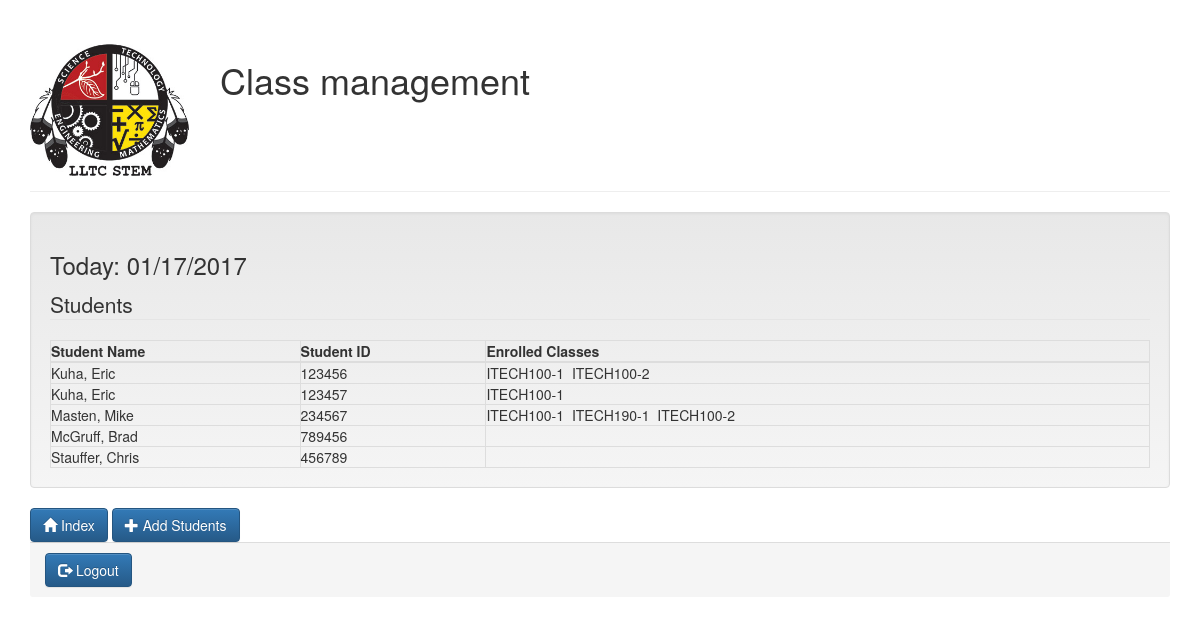
/instructor/student_list/ (signed in), run on the app's committed database.
### attendance/models.py (models this page shows, shortened)
class Student(models.Model):
    first_name = models.CharField(max_length=30)
    last_name = models.CharField(max_length=30)
    student_id = models.CharField(max_length=6, unique=True)

class Class(models.Model):
    SPRING = 0
    FALL = 1
    SEMESTERS = (
        (SPRING, 'Spring'),
        (FALL, 'Fall')
    )
    semester = models.SmallIntegerField(choices=SEMESTERS)
    year = models.IntegerField()
    class_id = models.CharField(max_length=12)
    name = models.CharField(max_length=30)
    enrolled_students = models.ManyToManyField('Student', blank=True)
    class Meta:
        verbose_name_plural = "Classes"

### instructor/views.py (the view)
class StudentListView(generic.ListView):
    template_name = "instructor/student_list.html"
    context_object_name = 'students'
    def get_queryset(self):
        students = None
        if self.request.user.is_authenticated():
            students = Student.objects.all().order_by('last_name')
        return students
    def get_context_data(self, **kwargs):
        context = super(StudentListView, self).get_context_data(**kwargs)
        if self.request.user.is_authenticated():
            my_classes = Class.objects.all()
            context['classes'] = my_classes
        return context

### instructor/templates/instructor/student_list.html (shortened to what this page needs)
<!DOCTYPE html>
<html lang="en">
{% load static i18n widget_tweaks %}
<head>
    <link rel="stylesheet" href="https://maxcdn.bootstrapcdn.com/bootstrap/3.3.7/css/bootstrap.min.css">
    <link rel="stylesheet" href="https://maxcdn.bootstrapcdn.com/bootstrap/3.3.7/css/bootstrap-theme.min.css">
    <link rel="stylesheet" href="{% static "instructor/stylesheets/main.css" %}" type="text/css" />
</head>
<body>
<div class="container">
    <div class="page-header">
        <div class="row row-table">
            <div class="vcenter">
                <div class="col-lg-2 col-sm-6"><img class="img-responsive" src="{% static "instructor/images/stem_logo.jpg" %}"/></div>
                <div class="col-lg-10 col-sm-6"><h1>Class management</h1></div>
            </div>
        </div>
    </div>
    {% if user.is_authenticated %}
        <section class="well">
            <h3>Today: {% now "SHORT_DATE_FORMAT" %}</h3>
            <table class="table, table-responsive table-bordered" width="100%">
                <legend>Students</legend>
                <thead>
                <tr>
                    <th>Student Name</th>
                    <th>Student ID</th>
                    <th>Enrolled Classes</th>
                </tr>
                </thead>
                {% for student in students %}
                    <tr>
                        <td>{{ student.last_name }}, {{ student.first_name }}</td>
                        <td>{{ student.student_id }}</td>
                        <td>
                            {% for class in classes %}
                                {% if student in class.enrolled_students.all %}
                                    {{ class.class_id }}&nbsp;
                                {% endif %}
                            {% endfor %}
                        </td>
                    </tr>
                {% endfor %}
            </table>
        </section>
        <section>
            <a href="{% url 'instructor:instructor_index' %}">
                <button class="btn btn-primary">
                    <span class="glyphicon glyphicon-home"></span> Index
                </button>
            </a>
            <div class="btn-group" role="group">
                <a href="{% url 'instructor:instructor_create_student' %}"><button class="btn btn-primary"><span class="glyphicon glyphicon-plus"></span> Add Students</button></a>
            </div>
        </section>
    {% endif %}
</div>
<div class="container">
    <footer class="panel-footer">
        {% if user.is_authenticated %}
            <a href="{% url 'instructor:logout' %}"><button class="btn btn-primary"><span class="glyphicon glyphicon-log-out"></span> Logout</button></a>
        {% else %}
            <a href="{% url 'instructor:login' %}"><button class="btn btn-primary"><span class="glyphicon glyphicon-log-in"></span> Login</button></a>
        {% endif %}
    </footer>
</div>
</body>
</html>

### instructor/static/instructor/stylesheets/main.css (style rules this page uses)
.row-table { display:table; width: 100%; }
.vcenter { display:table-cell; vertical-align: middle; }

### data on the page
Student: last_name "Kuha", first_name "Eric", student_id "123456"
Class: class_id "ITECH100-1"
Class: class_id "ITECH100-2"
Student: last_name "Kuha", first_name "Eric", student_id "123457"
Student: last_name "Masten", first_name "Mike", student_id "234567"
Class: class_id "ITECH190-1"
Student: last_name "McGruff", first_name "Brad", student_id "789456"
Student: last_name "Stauffer", first_name "Chris", student_id "456789"
